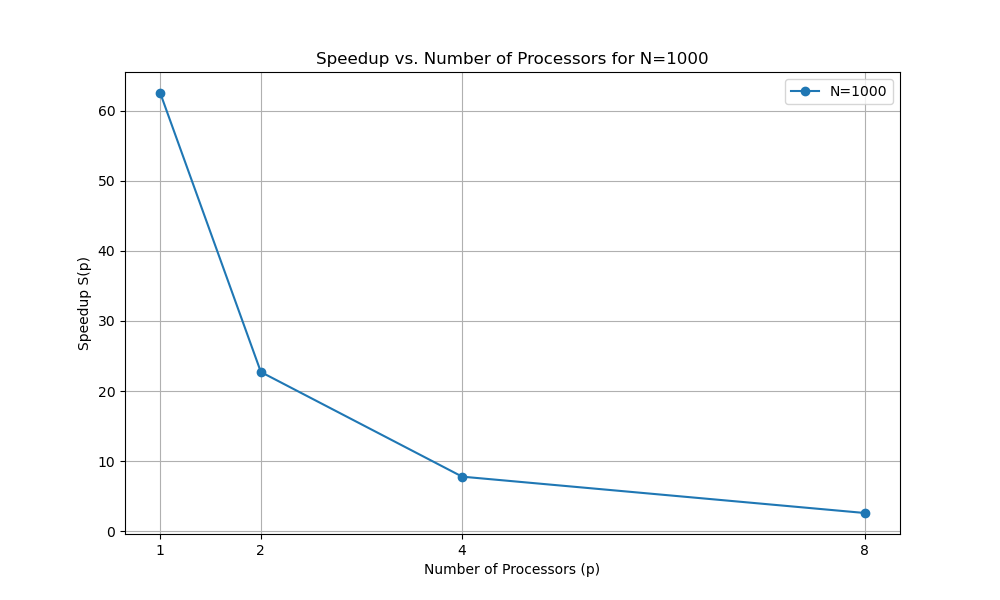

Reproduce this figure in Python.
import matplotlib.pyplot as plt

# Sequential time for N=1000 (from the sequential version of the program)
Ts = 1000  # replace x1 with the actual value

# Parallel times for N=1000
Tp_values = [16, 44, 128, 380]  # replace x1, x2, x3, x4 with actual values

# Number of processors
p_values = [1, 2, 4, 8]

# Compute speedups
speedups = [Ts / Tp for Tp in Tp_values]

plt.figure(figsize=(10, 6))
plt.plot(p_values, speedups, '-o', label=f'N=1000')
plt.xlabel('Number of Processors (p)')
plt.ylabel('Speedup S(p)')
plt.title('Speedup vs. Number of Processors for N=1000')
plt.legend()
plt.grid(True)
plt.xticks(p_values)
plt.show()
